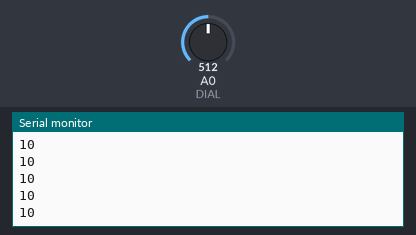
The sketch below on a simulated Arduino Uno, built with avr-gcc and run on an emulated ATmega328P. Parts: the last lines printed to the serial monitor. The inputs (shaded band) are chosen by the test bench; at power-on: A0 (DIAL) = 512.

Above: at 1.2 s.
1.3 s: A0 (DIAL) set to 716
At 2.2 s:
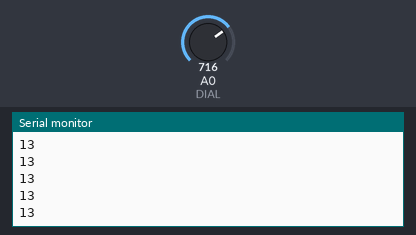
2.8 s: A0 (DIAL) set to 900
At 3.4 s:
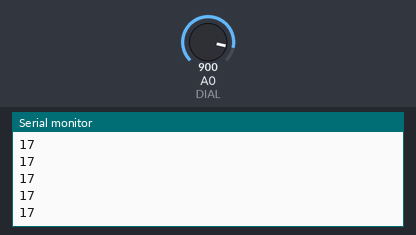
Timing chart, 0 to 5.8 s (numbered marks = the images above; inputs shaded):
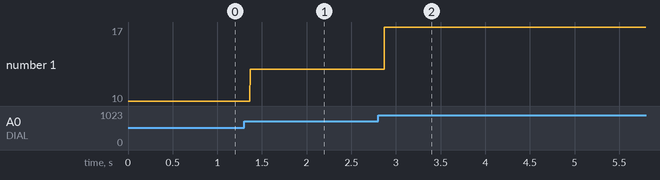

The sketch:

dial_sketch.ino
```cpp
#define DIAL A0  // potentiometer

const int minValue = 0;
const int maxValue = 20;

void setup() {
  Serial.begin(9600);
}

void loop() {
  int potValue = analogRead(DIAL);
  int dialValue = map(potValue, 0, 1023, minValue, maxValue);
  Serial.println(dialValue);
}
```

Measured:
- after the input at 1.3 s, the serial monitor: prints a new line after 0.07 s (image 1)
- after the input at 2.8 s, the serial monitor: prints a new line after 0.07 s (image 2)
- plotted number 1: 10 → 13 after the input at 1.3 s, 13 → 17 after the input at 2.8 s
